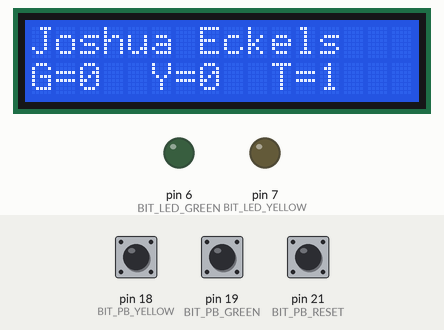
A sketch run on a simulated Arduino Mega 2560, built with avr-gcc and run on an emulated ATmega2560. Shown: 16×2 character LCD, output pins drawn as LEDs (lit = HIGH). The inputs (shaded band) are chosen by the test bench; at power-on: pin 18 (BIT_PB_YELLOW) HIGH, pin 19 (BIT_PB_GREEN) HIGH, pin 21 (BIT_PB_RESET) HIGH.

Above: at 1.2 s.
1.3 s: pin 18 (BIT_PB_YELLOW) pulled LOW for 0.15 s
At 2.8 s:
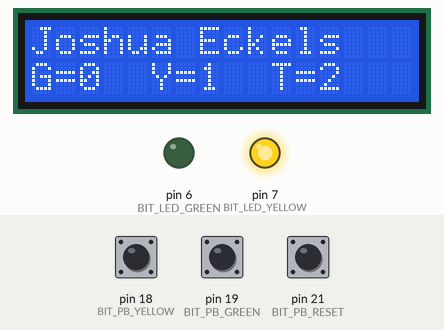
4.4 s: pin 19 (BIT_PB_GREEN) pulled LOW for 0.15 s
At 5.6 s:
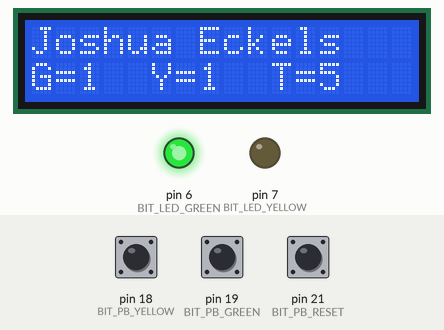
7.5 s: pin 21 (BIT_PB_RESET) pulled LOW for 0.15 s
At 8.8 s:
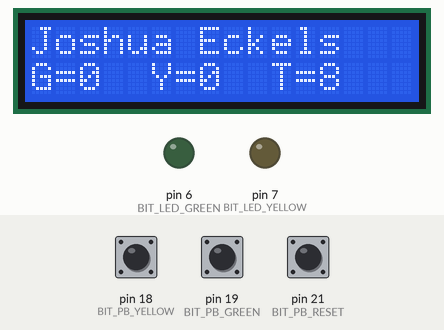
9.5 s: pin 18 (BIT_PB_YELLOW) pulled LOW for 1 s
At 10.6 s:
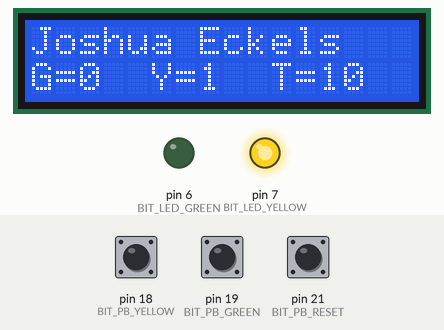
12.0 s: pin 19 (BIT_PB_GREEN) pulled LOW for 1 s
At 13.8 s:
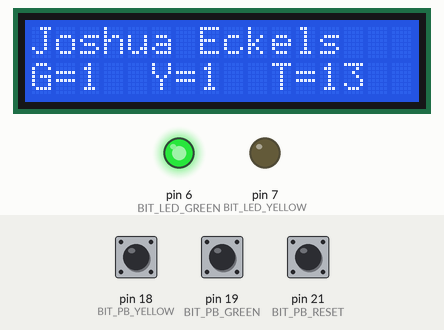
14.5 s: pin 21 (BIT_PB_RESET) pulled LOW for 1 s
At 15.6 s:
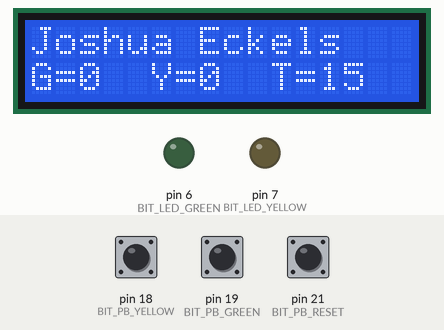
Timing chart, 0 to 17.5 s (numbered marks = the images above; inputs shaded):
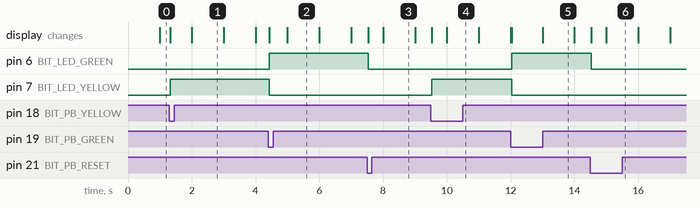

Measured:
- after the input at 1.3 s, pin 7 (BIT_LED_YELLOW): LOW → HIGH at once
- after the input at 4.4 s, pin 6 (BIT_LED_GREEN): LOW → HIGH at once; pin 7 (BIT_LED_YELLOW): HIGH → LOW at once
- after the input at 7.5 s, pin 6 (BIT_LED_GREEN): HIGH → LOW at once
- after the input at 9.5 s, pin 7 (BIT_LED_YELLOW): LOW → HIGH at once
- after the input at 12.0 s, pin 6 (BIT_LED_GREEN): LOW → HIGH at once; pin 7 (BIT_LED_YELLOW): HIGH → LOW at once
- after the input at 14.5 s, pin 6 (BIT_LED_GREEN): HIGH → LOW at once
- what the display in image 1 shows lasts 1.0 s, from 2.0 s to 3.0 s

The sketch:

LCDInterrupt.ino
```cpp
#include <LiquidCrystal.h>

// uno
/*
#define REG_DDR_PB_GREEN DDRD
#define REG_PORT_PB_GREEN PORTD
#define REG_PIN_PB_GREEN PIND
#define BIT_PB_GREEN 2

#define REG_DDR_PB_YELLOW DDRD
#define REG_PORT_PB_YELLOW PORTD
#define REG_PIN_PB_YELLOW PIND
#define BIT_PB_YELLOW 3

#define REG_DDR_PB_RESET DDRD
#define REG_PORT_PB_RESET PORTD
#define REG_PIN_PB_RESET PIND
#define BIT_PB_RESET 4

#define REG_DDR_LED_GREEN DDRD
#define REG_PORT_LED_GREEN PORTD
#define REG_PIN_LED_GREEN PIND
#define BIT_LED_GREEN 6

#define REG_DDR_LED_YELLOW DDRD
#define REG_PORT_LED_YELLOW PORTD
#define REG_PIN_LED_YELLOW PIND
#define BIT_LED_YELLOW 7
*/

// Mega 2560
#define REG_DDR_PB_GREEN DDRD
#define REG_PORT_PB_GREEN PORTD
#define REG_PIN_PB_GREEN PIND
#define BIT_PB_GREEN 2

#define REG_DDR_PB_YELLOW DDRD
#define REG_PORT_PB_YELLOW PORTD
#define REG_PIN_PB_YELLOW PIND
#define BIT_PB_YELLOW 3

#define REG_DDR_PB_RESET DDRD
#define REG_PORT_PB_RESET PORTD
#define REG_PIN_PB_RESET PIND
#define BIT_PB_RESET 0

#define REG_DDR_LED_GREEN DDRH
#define REG_PORT_LED_GREEN PORTH
#define REG_PIN_LED_GREEN PINH
#define BIT_LED_GREEN 3

#define REG_DDR_LED_YELLOW DDRH
#define REG_PORT_LED_YELLOW PORTH
#define REG_PIN_LED_YELLOW PINH
#define BIT_LED_YELLOW 4

// Main event flags
volatile uint8_t mainEventFlags = 0;
#define PB_GREEN_FLAG 0x01
#define PB_YELLOW_FLAG 0x02
#define PB_RESET_FLAG 0x04


// initialize the library with the numbers of the interface pins
LiquidCrystal lcd(13, 12, 11, 10, 9, 8);

volatile uint8_t greenCounter = 0;
volatile uint8_t yellowCounter = 0;

void setup() {
  // set up the LCD's number of columns and rows:
  lcd.begin(16, 2);
  lcd.print("Joshua Eckels");

  // inputs and outputs
  REG_DDR_PB_GREEN &= ~_BV(BIT_PB_GREEN); // input
  REG_PORT_PB_GREEN |= _BV(BIT_PB_GREEN); // pullup resistor

  REG_DDR_PB_YELLOW &= ~_BV(BIT_PB_YELLOW);
  REG_PORT_PB_YELLOW |= _BV(BIT_PB_YELLOW);

  REG_DDR_PB_RESET &= ~_BV(BIT_PB_RESET);
  REG_PORT_PB_RESET |= _BV(BIT_PB_RESET);

  REG_DDR_PB_RESET &= ~_BV(BIT_PB_RESET);
  REG_PORT_PB_RESET |= _BV(BIT_PB_RESET);

  REG_DDR_LED_GREEN |= _BV(BIT_LED_GREEN); // output
  REG_DDR_LED_YELLOW |= _BV(BIT_LED_YELLOW);

  // setup the interrupts
  /* Uno
  EIMSK |= _BV(INT0); // green pushbutton interrupt
  EICRA |= _BV(ISC01); // FALLING edge setup
  EICRA &= ~_BV(ISC00);

  EIMSK |= _BV(INT1); // yellow pushbutton interrupt
  EICRA |= _BV(ISC11); // FALLING edge setup
  EICRA &= ~_BV(ISC10);
  */

  // Mega
  EIMSK |= _BV(INT2); // green pb
  EICRA |= _BV(ISC21);
  EICRA &= ~_BV(ISC20);

  EIMSK |= _BV(INT3); // yellow pb
  EICRA |= _BV(ISC31);
  EICRA &= ~_BV(ISC30);

  EIMSK |= _BV(INT0); // reset pb
  EICRA |= _BV(ISC01);
  EICRA &= ~_BV(ISC00);

  sei(); // turn on interrupts
}

void loop() {

  // handle green button press
  if ( mainEventFlags & PB_GREEN_FLAG) {
    delay(30); // debounce
    if ( bit_is_clear(REG_PIN_PB_GREEN, BIT_PB_GREEN)) {
      greenCounter++;

      // turn green on
      REG_PORT_LED_GREEN |= _BV(BIT_LED_GREEN);
      // turn yellow off
      REG_PORT_LED_YELLOW &= ~_BV(BIT_LED_YELLOW);
    }

    mainEventFlags &= ~PB_GREEN_FLAG;

  }

  // handle yellow button press
  if ( mainEventFlags & PB_YELLOW_FLAG) {
    delay(30); // debounce
    if ( bit_is_clear(REG_PIN_PB_YELLOW, BIT_PB_YELLOW)) {
      yellowCounter++;

      // turn green off
      REG_PORT_LED_GREEN &= ~_BV(BIT_LED_GREEN);
      // turn yellow on
      REG_PORT_LED_YELLOW |= _BV(BIT_LED_YELLOW);
    }

    mainEventFlags &= ~PB_YELLOW_FLAG;

  }

  // handle reset button press
  if ( mainEventFlags & PB_RESET_FLAG) {
    delay(30); // debounce
    if ( bit_is_clear(REG_PIN_PB_RESET, BIT_PB_RESET)) {
      yellowCounter = 0;
      greenCounter = 0;

      // turn green off
      REG_PORT_LED_GREEN &= ~_BV(BIT_LED_GREEN);
      // turn yellow off
      REG_PORT_LED_YELLOW &= ~_BV(BIT_LED_YELLOW);
      lcd.setCursor(0,1);
      lcd.print("G=0  Y=0  T=");
    }

    mainEventFlags &= ~PB_RESET_FLAG;

  }

  updateLcd();
}

void updateLcd() {
  // set the cursor to column 0, line 1
  // (note: line 1 is the second row, since counting begins with 0):
  lcd.setCursor(0, 1);
  lcd.print("G=");
  lcd.print(greenCounter);

  lcd.setCursor(5,1);
  lcd.print("Y=");
  lcd.print(yellowCounter);

  lcd.setCursor(10,1);
  lcd.print("T=");
  lcd.print(millis() / 1000);
}

// macro interrupt functions
/* Uno
ISR(INT0_vect) {
  mainEventFlags |= PB_GREEN_FLAG;
}

ISR(INT1_vect) {
  mainEventFlags |= PB_YELLOW_FLAG;
}
*/

// Mega
ISR(INT2_vect) {
  mainEventFlags |= PB_GREEN_FLAG;
}

ISR(INT3_vect) {
  mainEventFlags |= PB_YELLOW_FLAG;
}

ISR(INT0_vect) {
  mainEventFlags |= PB_RESET_FLAG;
}
 
```
